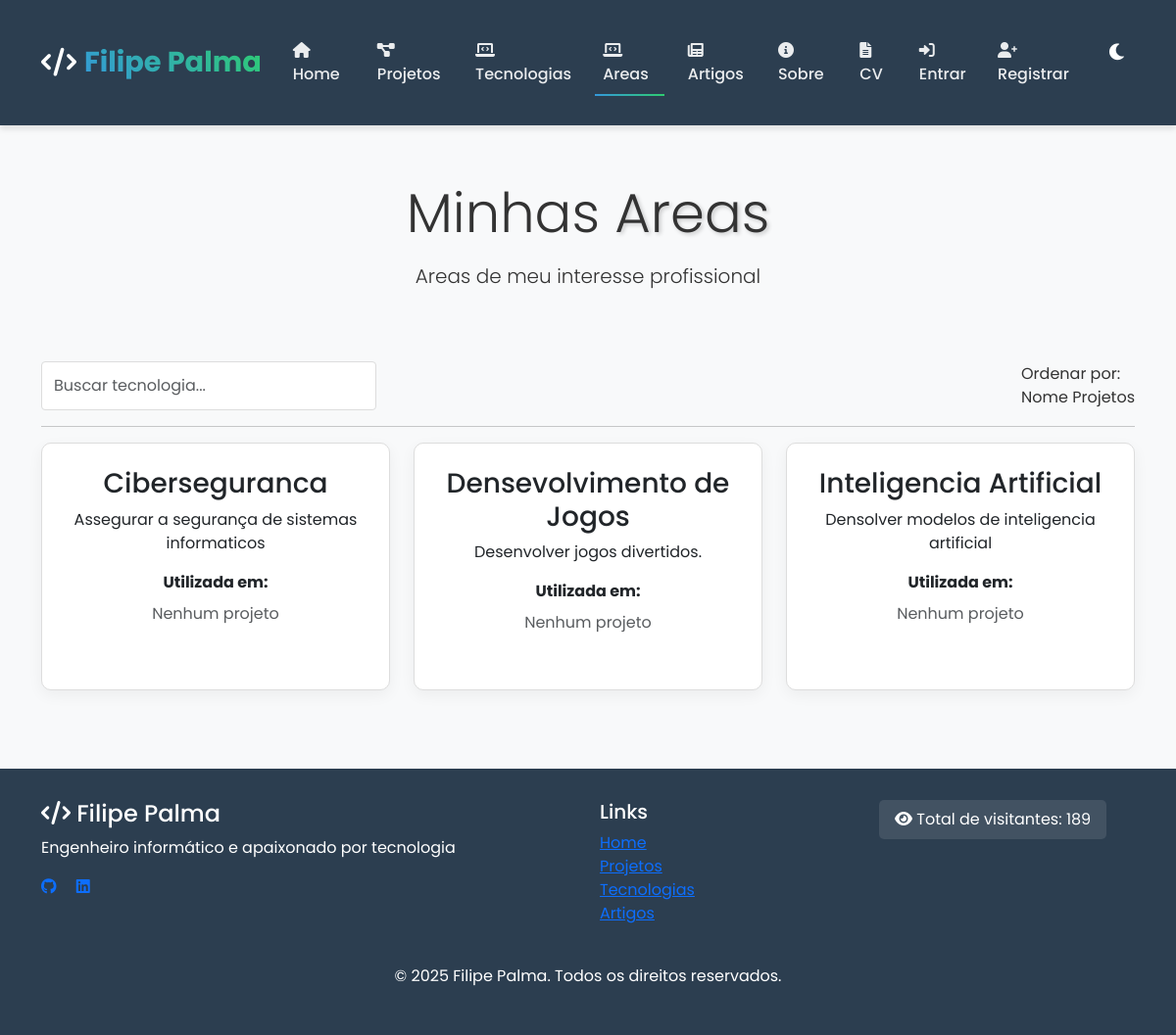
The page /portfolio/areainteresse/ on the database its author committed.
### portfolio/models.py (models this page shows, shortened)
class AreaInteresse(models.Model):
    nome = models.CharField(max_length=200)
    descricao = models.TextField()
    projetos = models.ManyToManyField(Projeto)
    tecnologias = models.ManyToManyField(Tecnologia)
    disciplinas = models.ManyToManyField(Disciplina)

### portfolio/views.py (the view)
# urls.py: path('areainteresse/', views.areainteresse_view, name='areainteresse'),
def areainteresse_view(request):
    areainteresse = AreaInteresse.objects.all()
    return render(request, "portfolio/areainteresse.html", {"areainteresse": areainteresse})

### portfolio/context_processors.py (called while the page is built)
def visitor_count(request):
    return {
        'visitor_count': Visitor.get_total_count()
    }

### portfolio/models.py (called while the page is built)
    @classmethod
    def get_total_count(cls):
        return cls.objects.count()

    @classmethod
    def get_or_create_visitor(cls, session_key):
        visitor, created = cls.objects.get_or_create(session_key=session_key)
        return visitor

### portfolio/templates/portfolio/areainteresse.html (shortened to what this page needs)
{% extends "portfolio/base.html" %}
{% block content %}
  <section class="tech-header text-center mb-5" data-aos="fade-up">
    <div class="container py-4">
      <h1 class="display-4 mb-3">Minhas <span style="text-shadow: 2px 2px 4px rgba(0,0,0,0.2);">Areas</span></h1>
      <p class="lead mb-0">Areas de meu interesse profissional</p>
    </div>
  </section>
  <div class="tech-filter" data-aos="fade-up">
    <div class="d-flex justify-content-between align-items-center flex-wrap">
      <div class="mb-3 mb-md-0">
        <input type="text" class="form-control" id="techSearch" placeholder="Buscar tecnologia...">
      </div>
      <div>
        <label class="me-2">Ordenar por:</label>
        <div class="sortable-options">
          <span class="sort-option active" data-sort="name">Nome</span>
          <span class="sort-option" data-sort="projects">Projetos</span>
        </div>
      </div>
    </div>
    <hr>
  </div>
  <div class="row row-cols-1 row-cols-md-2 row-cols-lg-3 g-4 mb-5" id="techGrid">
    {% for a in areainteresse %}
      <div class="col tech-item" data-name="{{ a.nome|lower }}" data-projects="{{ a.projeto_set.count }}" data-aos="fade-up" data-aos-delay="{{ forloop.counter|add:'100' }}">
        <div class="card tech-card h-100">
          <div class="card-body text-center">
            <h3 class="card-title">{{ a.nome }}</h3>
            <p class="card-text">{{ a.descricao }}</p>
            <div class="mt-3">
              <p class="mb-2"><strong>Utilizada em:</strong></p>
              <div>
                {% for p in a.projeto_set.all %}
                  <span class="tech-usage">{{ p.titulo }}</span>
                {% empty %}
                  <span class="text-muted">Nenhum projeto</span>
                {% endfor %}
              </div>
            </div>
          </div>
        </div>
      </div>
    {% endfor %}
  </div>
{% endblock %}

### static/portfolio/css/style.css (style rules this page uses)
:root { --primary-color: #3498db; --secondary-color: #2ecc71; --bg-color: #f8f9fa; --text-color: #333; --card-bg: #fff; --header-bg: #2c3e50; --footer-bg: #2c3e50; --border-color: #ddd; --hover-color: #e9ecef; --error-color: #dc3545; }
body { font-family: 'Poppins', sans-serif; background-color: var(--bg-color); color: var(--text-color); transition: all 0.3s ease-in-out; min-height: 100vh; display: flex; flex-direction: column; margin: 0; padding: 0; }
.card { background-color: var(--card-bg); border-radius: 10px; border: 1px solid var(--border-color); overflow: hidden; transition: all 0.3s ease; margin-bottom: 2rem; box-shadow: 0 5px 15px rgba(0, 0, 0, 0.05); }
.card-body { padding: 1.5rem; }
.form-control { background-color: var(--bg-color); color: var(--text-color); border: 1px solid var(--border-color); }
.form-control { border: 1px solid var(--border-color); padding: 0.75rem; border-radius: 0.25rem; background-color: var(--card-bg); color: var(--text-color); transition: border-color 0.15s ease-in-out, box-shadow 0.15s ease-in-out; }

### rows shown on the page
AreaInteresse: nome "Ciberseguranca", descricao "Assegurar a segurança de sistemas informaticos"
AreaInteresse: nome "Densevolvimento de Jogos", descricao "Desenvolver jogos divertidos."
AreaInteresse: nome "Inteligencia Artificial", descricao "Densolver modelos de inteligencia artificial"

### other values the page prints
{{ visitor_count }} "189"
